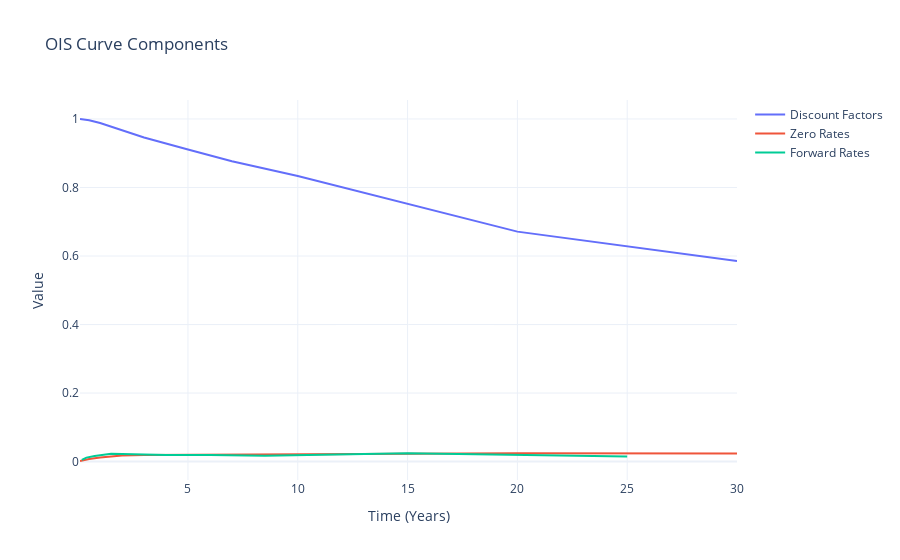

Notebook code for this chart:
### Code cell
import pandas as pd

url = "https://raw.githubusercontent.com/epogrebnyak/data-ust/master/ust.csv"
df = pd.read_csv(url, parse_dates=["date"]).set_index("date")
latest = df.iloc[-1]

tenor_columns = {
    "BC_1MONTH": 1/12,
    "BC_3MONTH": 3/12,
    "BC_6MONTH": 6/12,
    "BC_1YEAR": 1,
    "BC_2YEAR": 2,
    "BC_3YEAR": 3,
    "BC_5YEAR": 5,
    "BC_7YEAR": 7,
    "BC_10YEAR": 10,
    "BC_20YEAR": 20,
    "BC_30YEAR": 30
}

discount_factors = {}
for col, T in tenor_columns.items():
    rate = latest[col] / 100.0
    P = 1 / (1 + rate * T)
    discount_factors[T] = P

curve = OISCurveBootstrapper(deposits=[], swaps=[])
curve.discount_factors = discount_factors
curve.plot_curves()

### Figure 1 — Plotly figure (JSON) as saved in the notebook; plotly's stock layout.template omitted (floating-point values rounded to 4 significant figures)
{"data": [{"mode": "lines", "name": "Discount Factors", "type": "scatter", "x": [0.08333, 0.25, 0.5, 1, 2, 3, 5, 7, 10, 20, 30], "y": [0.9999, 0.999, 0.9961, 0.9879, 0.9662, 0.9458, 0.9107, 0.8767, 0.8333, 0.6711, 0.5855]}, {"mode": "lines", "name": "Zero Rates", "type": "scatter", "x": [0.08333, 0.25, 0.5, 1, 2, 3, 5, 7, 10, 20, 30], "y": [0.0017, 0.004, 0.0078, 0.0122, 0.0175, 0.0191, 0.0196, 0.0201, 0.02, 0.0245, 0.0236]}, {"mode": "lines", "name": "Forward Rates", "type": "scatter", "x": [0.1667, 0.375, 0.75, 1.5, 2.5, 4, 6, 8.5, 15, 25], "y": [0.005149, 0.01159, 0.01654, 0.02253, 0.02155, 0.01925, 0.01944, 0.01733, 0.02417, 0.01463]}], "layout": {"hovermode": "x unified", "title": {"text": "OIS Curve Components"}, "xaxis": {"title": {"text": "Time (Years)"}}, "yaxis": {"title": {"text": "Value"}}}}
